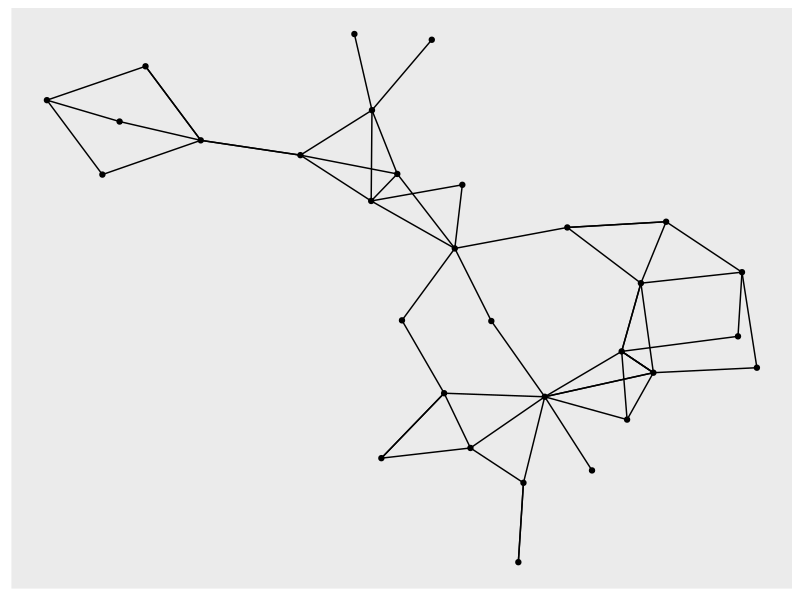
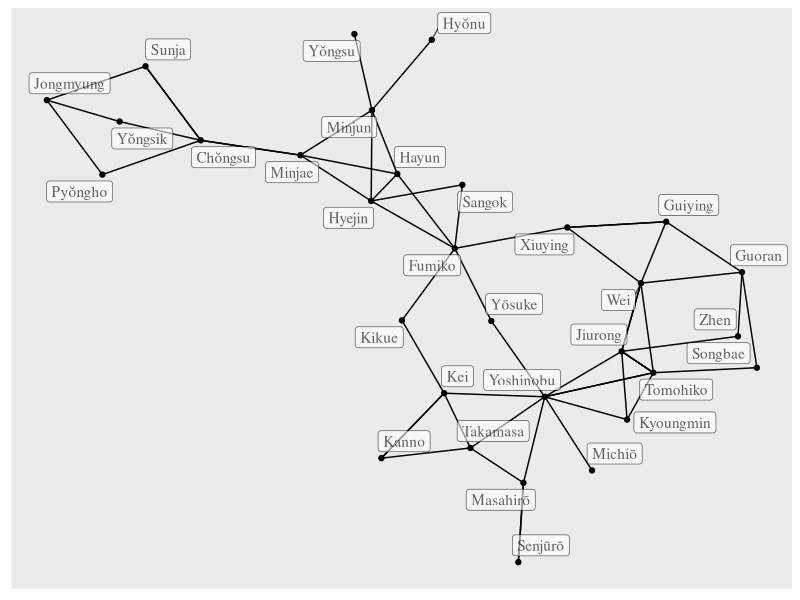
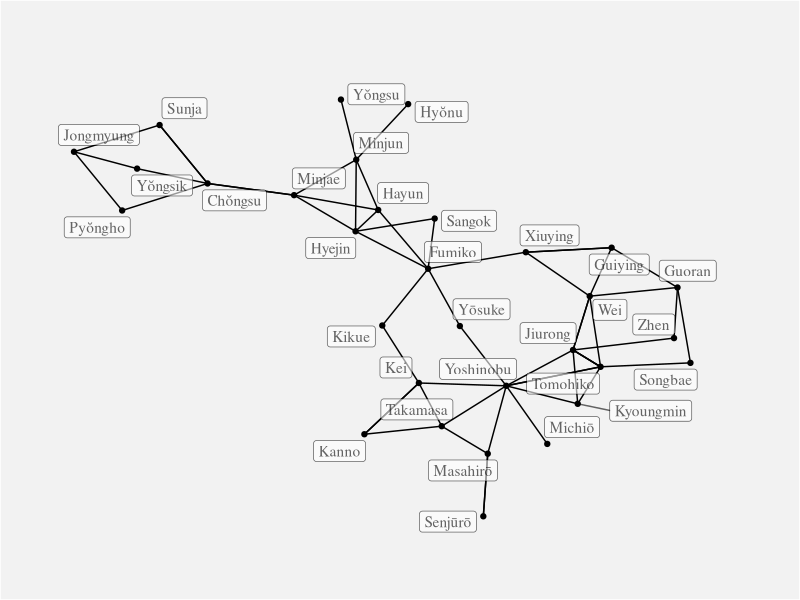
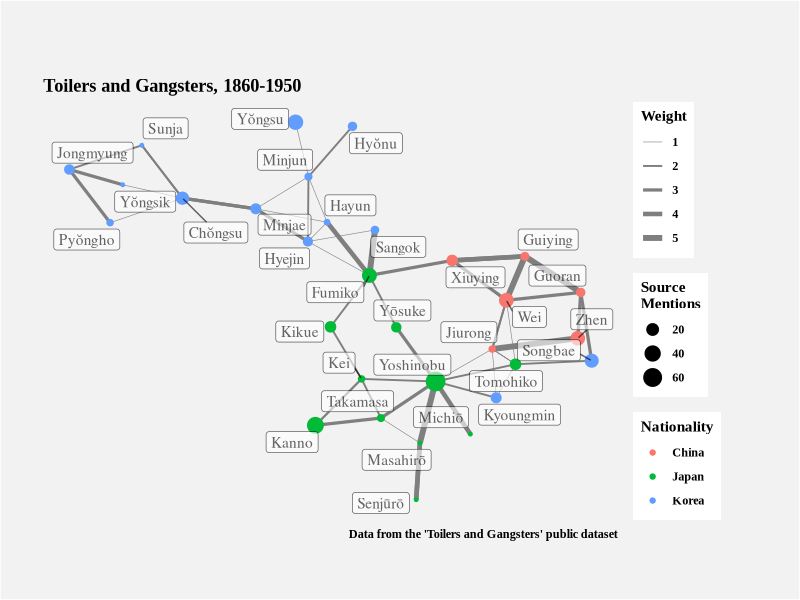
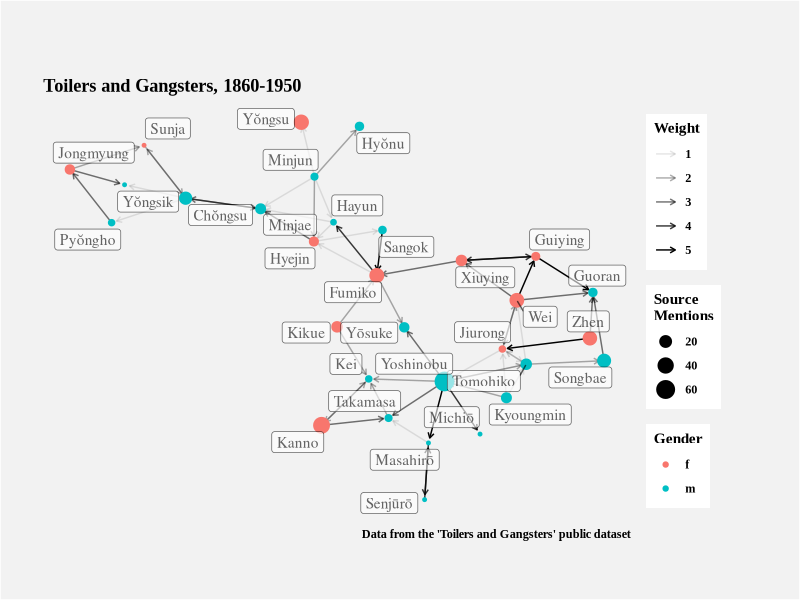
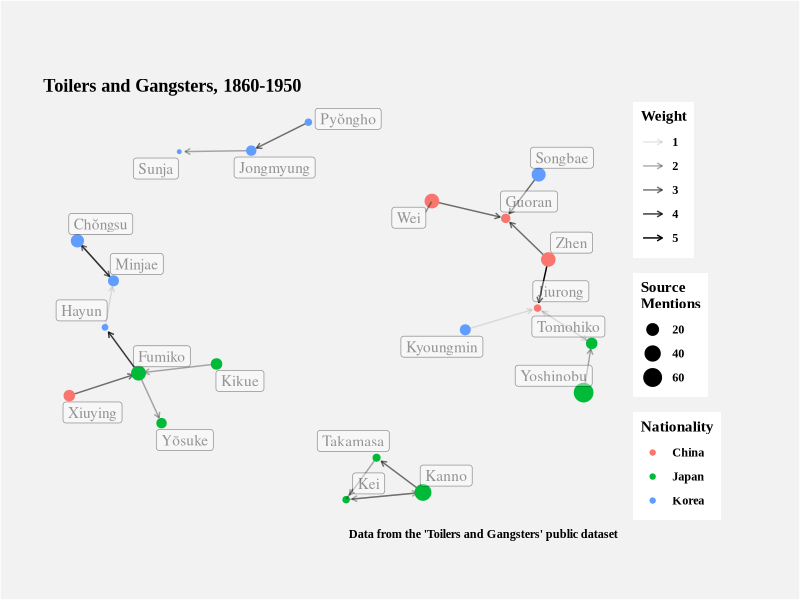
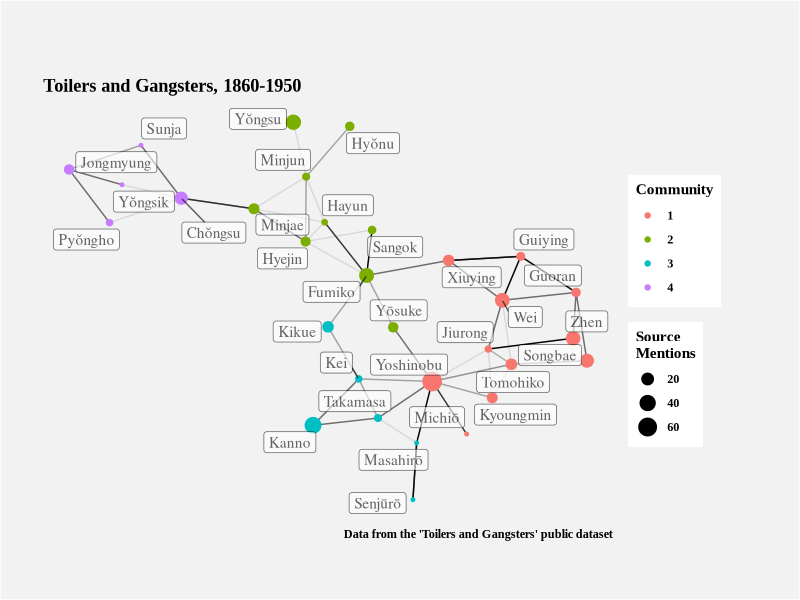
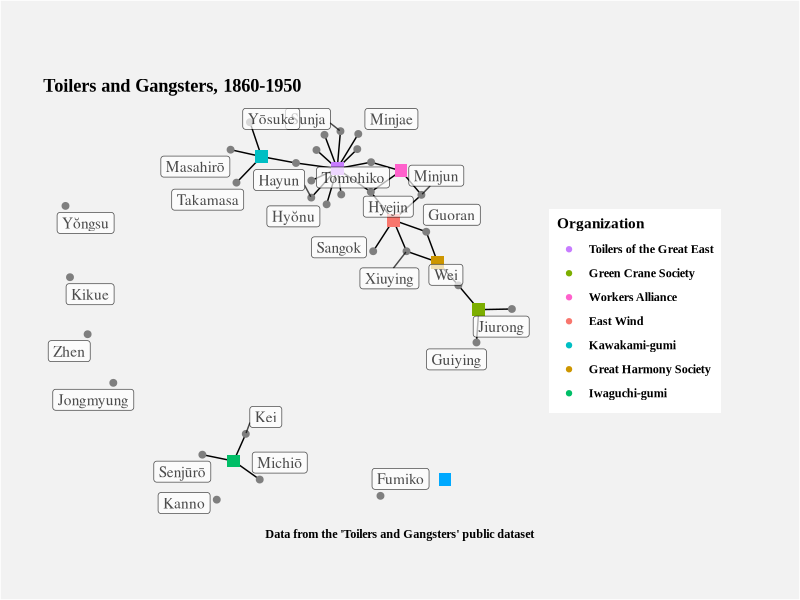

Generate these figures, in order, with R:
## ---- chunk 1
library(readr)
library(igraph)
library(dplyr)
library(tibble)
library(forcats)
library(ggplot2)
library(ggraph)
library(tidygraph)
## ---- chunk 2
nodes<-read_csv("nodes.csv")
edges<-read_csv("edges.csv")
head(nodes,20)
head(edges,10)
## ---- chunk 3
my_network=graph_from_data_frame(d=edges,directed=TRUE,vertices=nodes)
## ---- chunk 4
ggraph(my_network, layout = "kk") +
	  # Add an edge link geometry
	  geom_edge_link() +
	  # Add a node point geometry
	  geom_node_point() 
## ---- chunk 5
ggraph(my_network, layout = "kk") +
	  # Add an edge link geometry
	  geom_edge_link() +
	  # Add a node point geometry
	  geom_node_point() +
    geom_node_label((aes(label = name, family="serif")), alpha=0.6, repel=TRUE)
## ---- chunk 6
network_theme<- function() {
  theme(
    text=element_text(family="Times New Roman",face="bold"),
    plot.background = element_rect(fill="gray95"),
    plot.margin = unit(c(20,20,15,10), units="mm"),
    axis.text = element_blank(),
    axis.ticks = element_blank(),
    axis.title = element_blank(),
    panel.grid.major = element_blank(),
    panel.grid.minor = element_blank(),
    panel.background = element_blank()
  )
}
## ---- chunk 7
ggraph(my_network, layout = "kk") +
	  # Add an edge link geometry
	  geom_edge_link() +
	  # Add a node point geometry
	  geom_node_point() +
    geom_node_label((aes(label = name, family="serif")), alpha=0.6, repel = TRUE) +
    network_theme()
## ---- chunk 8
ggraph(my_network, layout = "kk") +
	  # Add an edge link geometry
	  geom_edge_link(aes(width=intensity),colour="grey50") +
    # What happens when you change grey50 to grey20 or grey90? 
    scale_edge_width(range = c(0.2, 2.0)) +
	  # Add a node point geometry
	  geom_node_point(aes(size=mentions,color=nationality)) +
    labs(
      title = "Toilers and Gangsters, 1860-1950",
      caption = "Data from the 'Toilers and Gangsters' public dataset",
      size = "Source\nMentions",
      color = "Nationality",
      edge_width = "Weight"
    ) +
    geom_node_label((aes(label = name, family="serif")), alpha=0.6, repel = TRUE) +
    network_theme()
## ---- chunk 9
ggraph(my_network, layout = "kk") +
	  # Add an edge link geometry
	  geom_edge_link(arrow = arrow(length = unit(1.5, 'mm')), 
                   end_cap = circle(1.3, 'mm'), aes(alpha = intensity)) +
    # What happens when you change the 1.5 in the length? or the 1.5 in the end_cap circle?
    scale_edge_width(range = c(0.2, 2.5), guide=FALSE) +
	  # Add a node point geometry
	  geom_node_point(aes(size=mentions,color=factor(gender))) +
    labs(
      title = "Toilers and Gangsters, 1860-1950",
      caption = "Data from the 'Toilers and Gangsters' public dataset",
      size = "Source\nMentions",
      color = "Gender",
      edge_alpha = "Weight"
    ) +
    # Notice I used the edge_ prefix in order to give a legend title to the edge attribte
    geom_node_label((aes(label = name, family="serif")),alpha=0.6, repel = TRUE) +
    # Try changing geom_node_label to geom_node_text above. What happens?
    network_theme()
## ---- chunk 10
as_tbl_graph(my_network) %E>%
  filter(kind==3)  %N>%
  filter(!node_is_isolated()) %>%
  ggraph(layout = "kk") +
	  # Add an edge link geometry
	  geom_edge_link(arrow = arrow(length = unit(1.5, 'mm')), 
                   end_cap = circle(1.5, 'mm'), aes(alpha = intensity)) +
    # What happens when you change the 1.5 in the length? or the 1.5 in the end_cap circle?
    scale_edge_width(range = c(0.2, 2.5), guide=FALSE) +
	  # Add a node point geometry
	  geom_node_point(aes(size=mentions,color=nationality)) +
    labs(
      title = "Toilers and Gangsters, 1860-1950",
      caption = "Data from the 'Toilers and Gangsters' public dataset",
      size = "Source\nMentions",
      color = "Nationality",
      edge_alpha = "Weight"
    ) +
    # Notice I used the edge_ prefix in order to give a legend title to the edge attribte
    geom_node_label((aes(label = name, family="serif")), alpha=0.4, show.legend=FALSE, repel = TRUE) +
    # Try changing geom_node_label to geom_node_text above. What happens?
    network_theme()
## ---- chunk 11
as_tbl_graph(my_network) %>% 
  to_undirected() %>%
  mutate(community = as.factor(group_walktrap())) %>% 
  ggraph(layout = "kk") +
	  # Add an edge link geometry
	  geom_edge_link(aes(alpha = intensity), show.legend = FALSE) +
    # No longer need the arrow because we have made our graph undirected  
    scale_edge_width(range = c(0.2, 2.5), guide=FALSE) +
	  geom_node_point(aes(size=mentions, color=community)) +
    labs(
      title = "Toilers and Gangsters, 1860-1950",
      caption = "Data from the 'Toilers and Gangsters' public dataset",
      size = "Source\nMentions",
      color = "Community"
    ) +
    geom_node_label((aes(label = name)),family="serif",alpha=0.6, repel = TRUE) +
    network_theme()
## ---- chunk 12
affiliations<-read_csv("org-edges.csv")
affiliations
## ---- chunk 13
# 
org_nodes<-read_csv("orgs.csv") # Orgs have a name, but also a HQ location

merged_nodes<-full_join(nodes,org_nodes,by = c("person" = "Name"))
merged_nodes
## ---- chunk 14

affiliation_network=graph_from_data_frame(d=affiliations,directed=FALSE,vertices=merged_nodes)
V(affiliation_network)$type<-V(affiliation_network)$name  %in% org_nodes$Name

## ---- chunk 15
ggraph(affiliation_network, layout = "kk") +
	  # Add an edge link geometry
	  geom_edge_link() +
    geom_node_point(aes(size=type, shape=type, color=ifelse(type==1,as.character(name),NA))) +
    scale_color_discrete(breaks=unique(affiliations$To)) +
    scale_size_discrete(range=c(2,4), guide=FALSE) +
    scale_shape_manual(values=c(19,15), guide=FALSE) +  
    labs(
      title = "Toilers and Gangsters, 1860-1950",
      caption = "Data from the 'Toilers and Gangsters' public dataset",
      shape = "Person or\nOrganization",
      color = "Organization"
    ) +
    geom_node_label((aes(label = ifelse(type==0,as.character(name),""))), family="serif", alpha=0.7, show.legend=FALSE, repel = TRUE) +
    network_theme()
## ---- chunk 16
ggraph(affiliation_network, layout = "bipartite") +
	  # Add an edge link geometry
	  geom_edge_link() +
    geom_node_point(aes(size=type, shape=type, color=ifelse(type==1,as.character(name),NA))) +
    scale_color_discrete(breaks=unique(affiliations$To)) +
    scale_size_discrete(range=c(2,4), guide=FALSE) +
    scale_shape_manual(values=c(19,15), guide=FALSE) +  
    labs(
      title = "Toilers and Gangsters, 1860-1950",
      caption = "Data from the 'Toilers and Gangsters' public dataset",
      shape = "Person or\nOrganization",
      color = "Organization"
    ) +
    geom_node_label((aes(label = ifelse(type==0,as.character(name),""))), family="serif", alpha=0.7, show.legend=FALSE, repel = TRUE) +
    network_theme()
## ---- chunk 17
network_projections<-bipartite.projection(affiliation_network)
member_projection<-network_projections$proj1
org_projection<-network_projections$proj2
ggraph(member_projection, layout = "kk") +
	  geom_edge_link(aes(alpha=weight, width=weight)) +
    scale_edge_width(range = c(0.1, 1.5), name="Weight") +
    scale_edge_alpha(range = c(0.3, 1), guide=FALSE) +
    geom_node_point(size=3) +
    labs(
      title = "Toilers and Gangsters, 1860-1950: Bipartite Projection of Members",
      caption = "Data from the 'Toilers and Gangsters' public dataset",
      shape = "Person or\nOrganization",
      color = "Organization"
    ) +
    geom_node_label((aes(label = name)), family="serif", alpha=0.7, show.legend=FALSE, repel = TRUE) +
    network_theme()

ggraph(org_projection, layout = "kk") +
	  geom_edge_link(aes(alpha=weight, width=weight)) +
    scale_edge_width(range = c(0.1, 1.5), name="Weight") +
    scale_edge_alpha(range = c(0.3, 1), guide=FALSE) +
    geom_node_point(size=3) +
    labs(
      title = "Toilers and Gangsters, 1860-1950: Bipartite Projection of Organisations",
      caption = "Data from the 'Toilers and Gangsters' public dataset",
      shape = "Person or\nOrganization",
      color = "Organization"
    ) +
    geom_node_label((aes(label = name)), family="serif", alpha=0.7, show.legend=FALSE, repel = TRUE) +
    network_theme()
## ---- chunk 18
prep<- affiliations %>%
  mutate(from=From,to=To,kind=4,intensity=1,year_start=NA,year_end=NA) %>%
  select(from,to,kind,intensity,year_start,year_end)
merged_edges<- bind_rows(edges,prep)
merged_edges
## ---- chunk 19
fully_merged=graph_from_data_frame(d=merged_edges,directed=TRUE,vertices=merged_nodes)
V(fully_merged)$type<-V(fully_merged)$name  %in% org_nodes$Name

ggraph(fully_merged, layout = "kk") +
	  # Add an edge link geometry
	  geom_edge_link(aes(width=intensity)) +
    scale_edge_width(range=c(0.1,1.5), name="Intensity") +
    geom_node_point(aes(size=type, shape=type, color=ifelse(type==1,as.character(name),NA))) +
    scale_color_discrete(breaks=unique(affiliations$To)) +
    scale_size_discrete(range=c(2,4), guide=FALSE) +
    scale_shape_manual(values=c(19,15), guide=FALSE) +  
    labs(
      title = "Toilers and Gangsters, 1860-1950",
      caption = "Data from the 'Toilers and Gangsters' public dataset",
      shape = "Person or\nOrganization",
      color = "Organization"
    ) +
    geom_node_label((aes(label = ifelse(type==0,as.character(name),""))), family="serif", alpha=0.7, show.legend=FALSE, repel = TRUE) +
    network_theme()
## ---- chunk 20
ggraph(my_network, layout = "fr") +
	  # Add an edge link geometry
	  geom_edge_link(arrow = arrow(length = unit(1.5, 'mm')), 
                   end_cap = circle(1.5, 'mm'), aes(alpha = intensity)) +
    # What happens when you change grey50 to grey20 or grey90? 
    scale_edge_width(range = c(0.2, 2.0)) +
	  geom_node_point(aes(size=mentions,color=nationality)) +
    scale_size(range = c(2,10)) +
    labs(
      edge_width= "Weight",
      title = "Toilers and Gangsters, 1860-1950",
      caption = "Data from the 'Toilers and Gangsters' public dataset",
      size = "Source\nMentions",
      color = "Nationality",
      edge_width = "Weight"
    ) +
    geom_node_label((aes(label = name)), family="serif",alpha=0.6, show.legend=FALSE, repel = TRUE) +
    network_theme()
## ---- chunk 21
ggraph(my_network, layout = "linear",  circular = TRUE) + 
  geom_edge_arc(aes(width = intensity), alpha = 0.8) + 
  scale_edge_width(range = c(0.2, 1)) +
  geom_node_label(aes(label = name), size=2.2) +
  labs(edge_width = "Weight") +
  theme_graph() +
  theme(legend.position="bottom")
## ---- chunk 22
nodes_analysis<- nodes %>% 
  mutate(between=betweenness(my_network, directed=FALSE),
         degree_all=degree(my_network,mode="all"),
         degree_in=degree(my_network,mode="in"),
         degree_out=degree(my_network,mode="out"),
         closeness=closeness(my_network),
         eigenvector=evcent(my_network)$vector)
## ---- chunk 23
nodes_analysis %>%
  mutate(person = fct_reorder(person, degree_all)) %>%
  ggplot() +
    geom_point(aes(x=degree_in,y=person, color="In Degree")) + # , color="khaki2"
    geom_point(aes(x=degree_out,y=person, color="Out Degree")) + # , color="cadetblue3"
    geom_point(aes(x=degree_all,y=person,size=eigenvector, color="Total Degree")) + # ,color="darkslategrey"
  scale_size(range=c(0.3,4)) +
  labs(
	    x = "In and Degree",
	    y = "Name",
	    color = "Degrees",
	    title = "Degrees and Total Degrees with Eigenvector Centrality",
	    subtitle = "As Seen in Toilers and Gangsters Network",
	    caption = "Total degree is sum of in & out minus doubled counted edges.",
	    size = "Eigenvector\nCentrality"
	  )
## ---- chunk 24
nodes_analysis %>%
  ggplot() +
    geom_point(aes(x=between,y=eigenvector,size=degree_all)) +
    labs(
	    x = "Betweenness",
	    y = "Eigenvector Centrality",
	    title = "Relationship between Betweenness and Eigenvector Centrality ",
	    subtitle = "As Seen in Toilers and Gangsters Network",
	    size = "Node\nDegree"
	  )
## ---- chunk 25
nodes_analysis %>%
  ggplot() +
    geom_point(aes(x=closeness,y=eigenvector,size=degree_all)) +
    labs(
	    x = "Closeness Centrality",
	    y = "Eigenvector Centrality",
	    title = "Relationship between Closeness and Eigenvector Centrality ",
	    subtitle = "As Seen in Toilers and Gangsters Network",
	    size = "Node\nDegree"
	  )
## ---- chunk 26
my_analysed_network=graph_from_data_frame(d=edges,directed=TRUE,vertices=nodes_analysis)
## ---- chunk 27
ggraph(my_analysed_network, layout = "kk") +
	  # Add an edge link geometry
	  geom_edge_link(arrow = arrow(length = unit(1.5, 'mm')), 
                   end_cap = circle(1.5, 'mm'), aes(alpha = intensity)) +
    # What happens when you change the 1.5 in the length? or the 1.5 in the end_cap circle?
    scale_edge_width(range = c(0.2, 2.5), guide=FALSE) +
	  # Add a node point geometry
	  geom_node_point(aes(size=between,color=nationality)) +
    labs(
      title = "Toilers and Gangsters, 1860-1950",
      caption = "Data from the 'Toilers and Gangsters' public dataset",
      size = "Betweenness",
      color = "Nationality",
      edge_alpha = "Weight"
    ) +
    # Notice I used the edge_ prefix in order to give a legend title to the edge attribte
    geom_node_label((aes(label = name, family="serif")),alpha=0.6, repel = TRUE) +
    # Try changing geom_node_label to geom_node_text above. What happens?
    network_theme()
